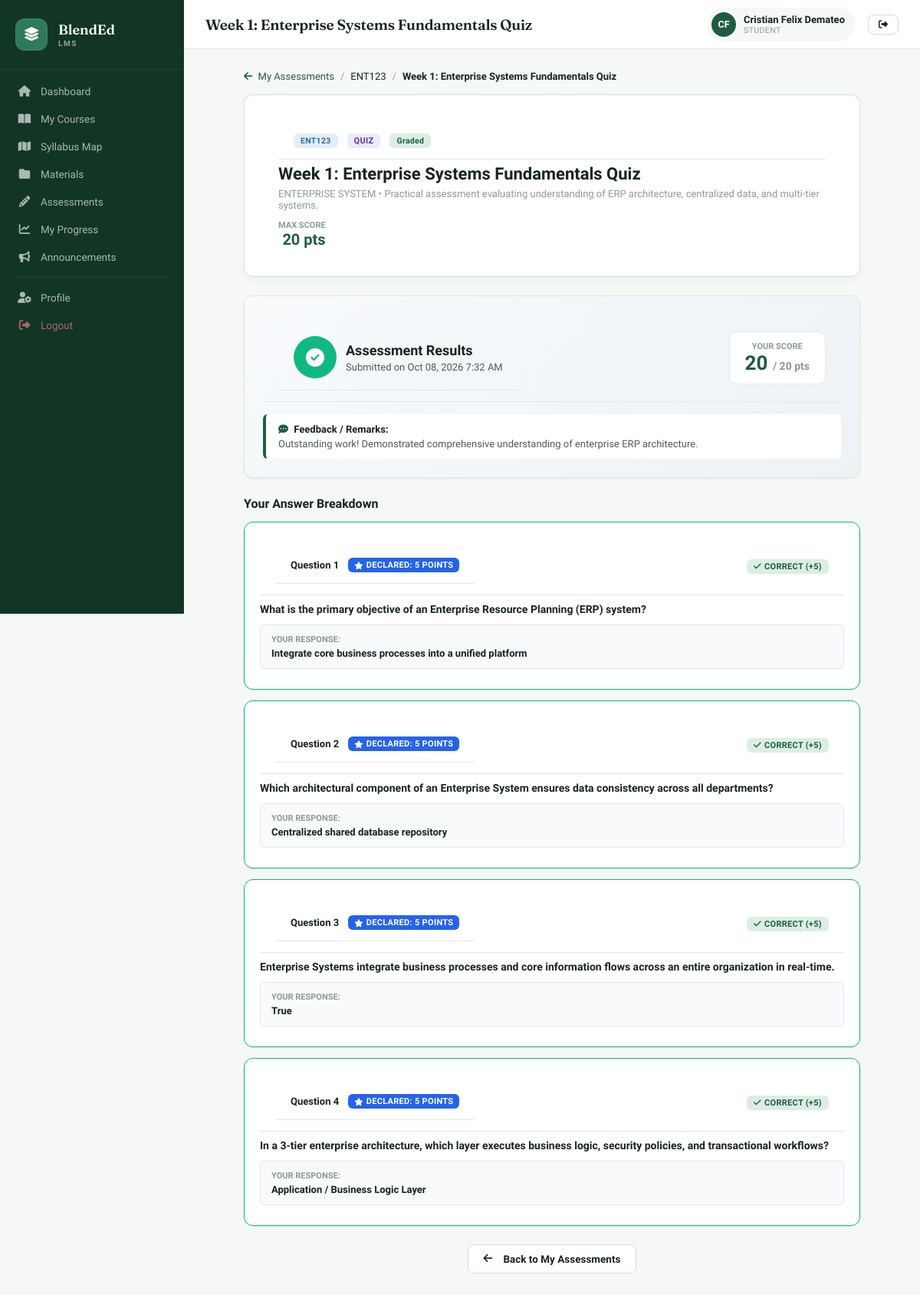
Before: /student/take_assessment.php?id=45 (signed in) with the older database file.
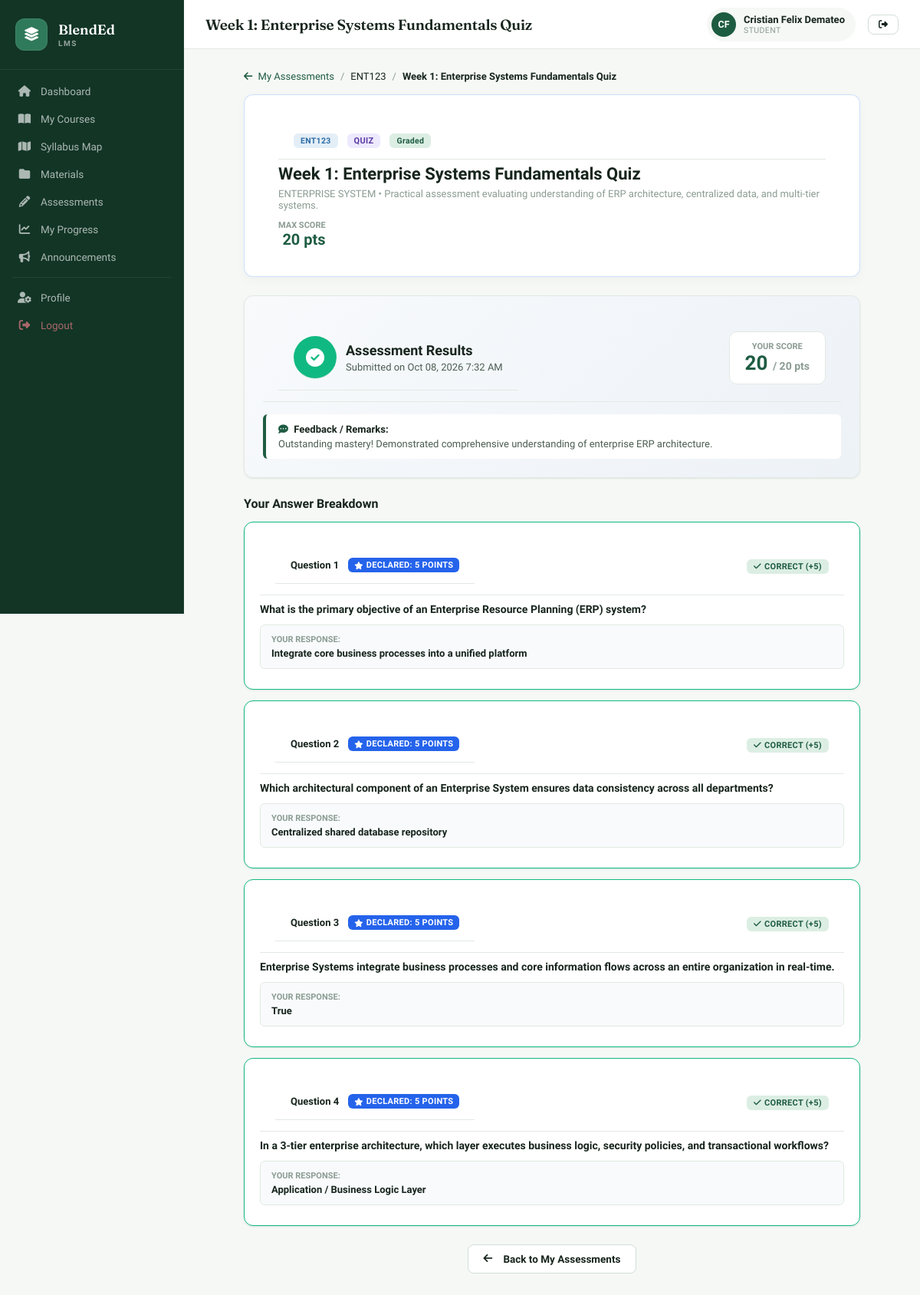
After: the same page with the newer database file.
### tables this page shows
CREATE TABLE `submissions` (
  `id` int NOT NULL AUTO_INCREMENT,
  `assessment_id` int NOT NULL,
  `student_id` int NOT NULL,
  `file_path` varchar(255) DEFAULT NULL,
  `text_answer` text,
  `score` decimal(5,2) DEFAULT NULL,
  `feedback` text,
  `submitted_at` timestamp NOT NULL DEFAULT CURRENT_TIMESTAMP,
  `graded_at` timestamp NULL DEFAULT NULL,
  `status` enum('submitted','graded','late') DEFAULT 'submitted',
  `is_auto_graded` tinyint(1) NOT NULL DEFAULT '0',
  PRIMARY KEY (`id`),
  KEY `assessment_id` (`assessment_id`),
  KEY `student_id` (`student_id`),
  CONSTRAINT `submissions_ibfk_1` FOREIGN KEY (`assessment_id`) REFERENCES `assessments` (`id`) ON DELETE CASCADE,
  CONSTRAINT `submissions_ibfk_2` FOREIGN KEY (`student_id`) REFERENCES `users` (`id`) ON DELETE CASCADE
);

### includes/config.php (called while the page is built, shortened)
<?php
function safeHtml($text) {
    $text = htmlspecialchars_decode($text, ENT_QUOTES);
    return htmlspecialchars($text, ENT_QUOTES, 'UTF-8');
}
function formatMultilineText($text) {
    $text = str_replace(["\\r\\n", "\\r", "\\n", '\r\n', '\r', '\n'], "\n", $text);
    $text = htmlspecialchars_decode($text, ENT_QUOTES);
    return nl2br(htmlspecialchars(trim($text), ENT_QUOTES, 'UTF-8'));
}
function getAssessmentOptionDisplay($optionsJson, $val) {
    $opts = is_array($optionsJson) ? $optionsJson : (json_decode($optionsJson, true) ?: []);
    $letters = ['A', 'B', 'C', 'D', 'E', 'F', 'G', 'H'];
    $keys = array_keys($opts);
    foreach ($keys as $idx => $k) {
        $letter = (is_string($k) && preg_match('/^[A-Z]$/i', $k)) ? strtoupper($k) : ($letters[$idx] ?? chr(65 + $idx));
    }
    foreach ($opts as $optVal) {
        if (strcasecmp((string)$val, (string)$optVal) === 0 ||
            strcasecmp(trim(preg_replace('/^[A-Z]\.\s*/i', '', (string)$val)), trim(preg_replace('/^[A-Z]\.\s*/i', '', (string)$optVal))) === 0) {
            return trim(preg_replace('/^[A-Z]\.\s*/i', '', (string)$optVal));
        }
    }
    return trim(preg_replace('/^[A-Z]\.\s*/i', '', (string)$val));
}

### student/take_assessment.php (the view, shortened to what the changed rows need)
<?php
require_once '../includes/config.php';
$stid = $_SESSION['user_id'];
$assId = (int)($_GET['id'] ?? 0);
$stmt = $conn->prepare("
    SELECT a.*, c.course_code, c.course_name, s.id as syl_id
    FROM assessments a
    JOIN syllabi s ON a.syllabus_id = s.id
    JOIN courses c ON s.course_id = c.id
    JOIN enrollments e ON e.syllabus_id = s.id
    WHERE a.id = ? AND e.student_id = ? AND e.status = 'enrolled'
");
$stmt->bind_param('ii', $assId, $stid);
$stmt->execute();
$assessment = $stmt->get_result()->fetch_assoc();
$stmtSub = $conn->prepare("SELECT * FROM submissions WHERE assessment_id = ? AND student_id = ?");
$stmtSub->bind_param('ii', $assId, $stid);
$stmtSub->execute();
$submission = $stmtSub->get_result()->fetch_assoc();
$savedAnswers = [];
if ($submission) {
    $ansQuery = $conn->prepare("
        SELECT sa.*, q.question_text, q.question_type, q.points, q.options, q.correct_answer, q.explanation
        FROM submission_answers sa
        JOIN assessment_questions q ON sa.question_id = q.id
        WHERE sa.submission_id = ?
        ORDER BY q.sort_order ASC, q.id ASC
    ");
    $ansQuery->bind_param('i', $submission['id']);
    $ansQuery->execute();
    $savedAnswers = $ansQuery->get_result()->fetch_all(MYSQLI_ASSOC);
}
?>
<?php require_once '../includes/header.php'; ?>
<div class="app-layout">
<div class="main-content">
<div class="page-content" style="max-width:860px;margin:0 auto">
<div class="card" style="margin-bottom:24px;border:1px solid rgba(59,130,246,0.25);box-shadow:0 4px 14px rgba(0,0,0,0.03)">
    <div class="card-body" style="padding:22px 24px">
        <div style="display:flex;align-items:flex-start;justify-content:space-between;flex-wrap:wrap;gap:12px">
            <div>
                <div style="display:flex;align-items:center;gap:8px;margin-bottom:6px">
                    <span class="badge badge-blue" style="font-weight:700"><?= htmlspecialchars($assessment['course_code']) ?></span>
                    <span class="badge badge-purple" style="text-transform:uppercase;font-size:11px"><?= $assessment['type'] ?></span>
                    <?php if ($submission): ?>
                        <span class="badge <?= $submission['status']==='graded'?'badge-green':'badge-orange' ?>" style="text-transform:capitalize">
                            <?= $submission['status'] ?>
                        </span>
                    <?php endif; ?>
                </div>
                <h2 style="font-size:22px;font-weight:800;color:var(--text);margin:0 0 6px"><?= safeHtml($assessment['title']) ?></h2>
            </div>
        </div>
    </div>
</div>
<?php if ($submission): ?>
<div class="card" style="margin-bottom:24px;background:linear-gradient(135deg, #f8fafc 0%, #edf2f7 100%);border:1px solid var(--border)">
    <div class="card-body" style="padding:24px">
        <div style="display:flex;align-items:center;justify-content:space-between;flex-wrap:wrap;gap:16px">
            <div style="display:flex;align-items:center;gap:16px">
                <div style="width:56px;height:56px;border-radius:50%;background:<?= $submission['status']==='graded'?'#10b981':'#f59e0b' ?>;color:#fff;display:flex;align-items:center;justify-content:center;font-size:24px">
                    <i class="fas <?= $submission['status']==='graded'?'fa-check-circle':'fa-hourglass-half' ?>"></i>
                </div>
                <div>
                    <h3 style="font-size:18px;font-weight:800;color:var(--text);margin:0 0 4px">
                        <?= $submission['status']==='graded' ? 'Assessment Results' : 'Submission Received (Pending Teacher Review)' ?>
                    </h3>
                    <div style="font-size:13px;color:var(--text2)">
                        Submitted on <?= date('M d, Y g:i A', strtotime($submission['submitted_at'])) ?>
                    </div>
                </div>
            </div>
            <div style="background:#fff;padding:12px 20px;border-radius:10px;border:1px solid var(--border);text-align:center">
                <div style="font-size:11px;color:var(--text3);font-weight:700;text-transform:uppercase">Your Score</div>
                <div style="font-size:26px;font-weight:900;color:var(--primary)">
                    <?php if ($submission['score'] !== null && $submission['status'] === 'graded'): ?>
                        <?= (float)$submission['score'] ?> <span style="font-size:14px;color:var(--text3);font-weight:600">/ <?= (float)($assessment['max_score'] ?? 0) ?> pts</span>
                    <?php elseif ($submission['score'] !== null): ?>
                        <?= (float)$submission['score'] ?> <span style="font-size:13px;color:#d97706;font-weight:600">/ <?= (float)($assessment['max_score'] ?? 0) ?> pts (Essay Pending)</span>
                    <?php else: ?>
                        <span style="font-size:18px;color:#d97706;font-weight:700">Pending Evaluation</span>
                    <?php endif; ?>
                </div>
            </div>
        </div>
        <?php if (!empty($submission['feedback'])): ?>
            <div style="margin-top:16px;padding:12px 16px;background:#fff;border-left:4px solid var(--primary);border-radius:6px;font-size:13px">
                <strong><i class="fas fa-comment-dots" style="color:var(--primary);margin-right:4px"></i> Feedback / Remarks:</strong>
                <div style="color:var(--text2);margin-top:4px"><?= formatMultilineText($submission['feedback']) ?></div>
            </div>
        <?php endif; ?>
    </div>
</div>
<h3 style="font-size:16px;font-weight:700;margin-bottom:14px">Your Answer Breakdown</h3>
<div style="display:flex;flex-direction:column;gap:14px">
    <?php foreach ($savedAnswers as $idx => $sa):
        $num = $idx + 1;
        $qType = $sa['question_type'];
        $isCorrect = $sa['is_correct'];
    ?>
    <div class="card" style="border:1px solid <?= $qType === 'essay' ? ($submission['status'] === 'graded' ? '#10b981' : '#f59e0b') : ($isCorrect === 1 ? '#10b981' : ($isCorrect === 0 ? '#ef4444' : '#f59e0b')) ?>">
        <div class="card-body" style="padding:18px 20px">
            <div style="display:flex;align-items:center;justify-content:space-between;margin-bottom:10px">
                <div style="display:flex;align-items:center;gap:8px">
                    <span style="font-weight:800;font-size:13px">Question <?= $num ?></span>
                    <span class="badge" style="background:#2563eb;color:#fff;font-size:11px;font-weight:700;padding:3px 8px;border-radius:6px">
                        <i class="fas fa-star" style="font-size:10px"></i> Declared: <?= (float)($sa['points'] ?? 0) ?> Point<?= ($sa['points'] ?? 0) != 1 ? 's' : '' ?><?= $qType === 'essay' ? ' for this Essay' : '' ?>
                    </span>
                </div>
                <div>
                    <?php if ($qType === 'essay'): ?>
                        <?php if ($submission['status'] === 'graded' && $sa['points_awarded'] !== null): ?>
                            <span class="badge <?= ((float)$sa['points_awarded'] > 0) ? 'badge-green' : 'badge-gray' ?>" style="font-size:11px;font-weight:700">
                                <i class="fas <?= ((float)$sa['points_awarded'] > 0) ? 'fa-check' : 'fa-pen' ?>"></i> Score: <?= (float)$sa['points_awarded'] ?> / <?= (float)($sa['points'] ?? 0) ?> pts
                            </span>
                        <?php else: ?>
                            <span class="badge badge-orange" style="font-size:11px;font-weight:700">
                                <i class="fas fa-clock"></i> Pending Teacher Evaluation
                            </span>
                        <?php endif; ?>
                    <?php else: ?>
                        <?php if ($isCorrect === 1): ?>
                            <span class="badge badge-green" style="font-size:11px"><i class="fas fa-check"></i> Correct (+<?= (float)($sa['points_awarded'] ?? 0) ?>)</span>
                        <?php elseif ($isCorrect === 0): ?>
                            <span class="badge badge-red" style="font-size:11px"><i class="fas fa-times"></i> Incorrect (0 pts)</span>
                        <?php else: ?>
                            <span class="badge badge-orange" style="font-size:11px"><i class="fas fa-clock"></i> Pending Evaluation</span>
                        <?php endif; ?>
                    <?php endif; ?>
                </div>
            </div>
            <div style="font-size:14px;font-weight:600;margin-bottom:12px;color:var(--text)">
                <?= formatMultilineText($sa['question_text']) ?>
            </div>
            <div style="padding:12px 14px;background:#f8fafc;border-radius:6px;border:1px solid var(--border);margin-bottom:8px">
                <div style="font-size:11px;color:var(--text3);font-weight:700;text-transform:uppercase;margin-bottom:4px">Your Response:</div>
                <div style="font-size:13px;color:var(--text);font-weight:600">
                    <?php if ($qType === 'multiple_choice'):
                        $ansText = getAssessmentOptionDisplay($sa['options'], (string)($sa['student_answer'] ?? ''));
                        echo $ansText ? safeHtml($ansText) : '<em class="text-muted">No answer selected</em>';
                    elseif ($qType === 'true_false'):
                        echo safeHtml((string)($sa['student_answer'] ?? 'No answer selected'));
                    else:
                        echo formatMultilineText((string)($sa['student_answer'] ?? 'No response provided.'));
                    endif; ?>
                </div>
            </div>
        </div>
    </div>
    <?php endforeach; ?>
</div>
<div style="margin-top:24px;text-align:center">
    <a href="assessments.php" class="btn btn-secondary">
        <i class="fas fa-arrow-left" style="margin-right:6px"></i> Back to My Assessments
    </a>
</div>
<?php endif; ?>
</div></div></div>
</body></html>

Changed rows visible on the page:
changed submissions "Graded": feedback "Outstanding work! Demonstrated comprehensive understanding of enterprise ERP architecture." → "Outstanding mastery! Demonstrated comprehensive understanding of enterprise ERP architecture."
